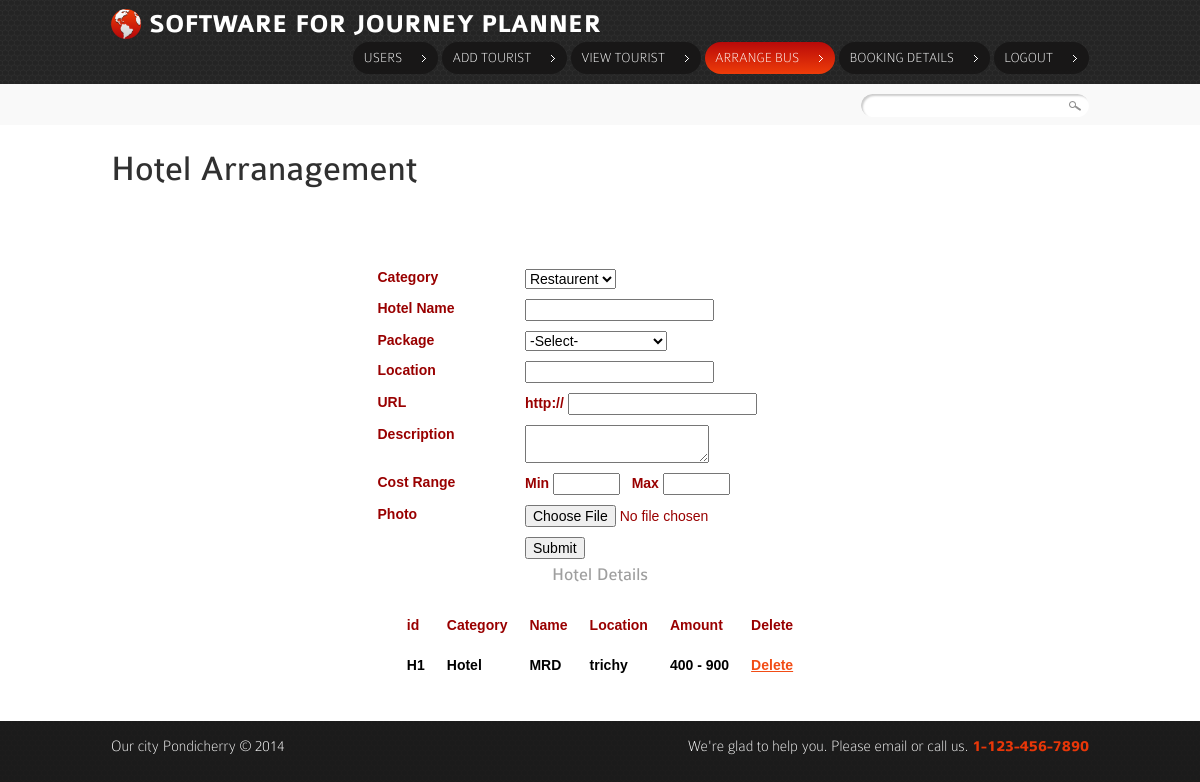
/arrange_hotel.php (signed in), run on the app's committed database.
### tables this page shows
CREATE TABLE `service_det` (
  `id` int(11) NOT NULL,
  `category` varchar(30) NOT NULL,
  `service` varchar(30) NOT NULL,
  `package` varchar(50) NOT NULL,
  `location` varchar(30) NOT NULL,
  `url_link` varchar(30) NOT NULL,
  `description` varchar(200) NOT NULL,
  `cost1` int(11) NOT NULL,
  `cost2` int(11) NOT NULL,
  `fname` varchar(100) NOT NULL,
  `star1` int(11) NOT NULL,
  `star2` int(11) NOT NULL,
  `star3` int(11) NOT NULL,
  `star4` int(11) NOT NULL,
  `rating` int(11) NOT NULL
);

### arrange_hotel.php (the view, shortened to what this page needs)
<!DOCTYPE html>
<html lang="en">
<head>
	<link rel="stylesheet" href="css/reset.css" type="text/css" media="all">
	<link rel="stylesheet" href="css/grid.css" type="text/css" media="all">
	<link rel="stylesheet" href="css/style.css" type="text/css" media="all">
</head>
<body>
	<header>
		<nav>
			<div class="container">
				<div class="wrapper">
					<h1><a href="index.php"><strong>SOFTWARE FOR JOURNEY PLANNER</strong></a></h1>
					<ul>
						<li><a href="view_details.php" >Users</a></li>
						<li><a href="add_tourist.php"  >Add Tourist</a></li>
						<li><a href="view_tour.php" >View Tourist</a></li>
						<li><a href="arrange_tour.php" class="current">Arrange Bus</a></li>
					<li><a href="view_bookedticket.php" >Booking Details</a></li>
								<li><a href="logout.php" >Logout</a></li>
					</ul>
			  </div>
			</div>
		</nav>
		<section class="adv-content">
			<div class="container">
				<ul class="breadcrumbs">
					<li></li>
				</ul>
				<form action="" id="search-form">
					<fieldset>
						<input type="text" value=""><input type="submit" value="" >
					</fieldset>
				</form>
			</div>
		</section><div class="ic"></div>
	</header>
	<section id="content">
		<div class="top">
			<div class="container">
				<h2>Hotel Arranagement </h2>
				<div align="center"><form name="form1" action="" method="post" enctype="multipart/form-data">
				  <p>&nbsp;</p>
				  <table width="455" height="198" border="0" cellpadding="5" cellspacing="0">
                    <tr>
                      <th width="141" scope="col">&nbsp;</th>
                      <th width="294" scope="col">&nbsp;</th>
                    </tr>
                    <tr>
                      <td>Category</td>
                      <td><select name="category">
                          <option>Restaurent</option>
                        </select>                      </td>
                    </tr>
                    <tr>
                      <td>Hotel Name </td>
                      <td><input type="text" name="service" /></td>
                    </tr>
                    <tr>
                      <td>Package</td>
                      <td><select name="package">
                        <option value="">-Select-</option>
                      </select></td>
                    </tr>
                    <tr>
                      <td>Location</td>
                      <td><input type="text" name="location" /></td>
                    </tr>
                    <tr>
                      <td>URL</td>
                      <td>http://
                        <input type="text" name="url_link" /></td>
                    </tr>
                    <tr>
                      <td>Description</td>
                      <td><textarea name="description"></textarea></td>
                    </tr>
                    <tr>
                      <td>Cost Range </td>
                      <td>Min
                        <input name="cost1" type="text" size="5" />
                        &nbsp;&nbsp;Max
                        <input name="cost2" type="text" size="5" /></td>
                    </tr>
                    <tr>
                      <td>Photo</td>
                      <td><input type="file" name="file" /></td>
                    </tr>
                    <tr>
                      <td>&nbsp;</td>
                      <td><input type="submit" name="btn" value="Submit" onClick="return validate" /></td>
                    </tr>
                  </table>
				</form>
<h3>Hotel  Details</h3>
	<table width="" border="1" cellpadding="10">
  <tr>
    <td> id</td>
    <td>Category</td>
    <td>Name </td>
    <td>Location</td>
    <td>Amount</td>
    <td>Delete</td>
  </tr>
  <?php
  $query = mysql_query("select * from service_det");
  while($res = mysql_fetch_array($query))
  {
  ?>
  <tr>
    <td><span class="style6">H<?php echo $res['id']; ?></span></td>
    <td><span class="style6"><?php echo $res['category']; ?></span></td>
    <td><span class="style6"><?php echo $res['service']; ?></span></td>
    <td><span class="style6"><?php echo $res['location']; ?></span></td>
    <td><span class="style6"><?php echo $res['cost1']; ?> - <?php echo $res['cost2']; ?></span></td>
    <td><span class="style6"><a href="arrange_tour.php?id=<?php echo $res['id']; ?>&act=del">Delete</a></span></td>
  </tr>
  <?php
  }
  ?>
</table>
</div>
			</div>
		</div>
	</section>
	<footer>
		<div class="container">
			<div class="wrapper">
				<div class="copy">Our city Pondicherry &copy; 2014</div>
				<address class="phone">
					We're glad to help you. Please email or call us. <strong>1-123-456-7890</strong>
				</address>
			</div>
		</div>
	</footer>
</body>
</html>

### css/grid.css (style rules this page uses)
.container { width: 978px; margin: 0 auto; position:relative; }

### css/style.css (style rules this page uses)
article, aside, audio, canvas, command, datalist, details, embed, figcaption, figure, footer, header, hgroup, keygen, meter, nav, output, progress, section, source, video { display:block }
body { background:url(../images/body-bg.gif) #1b1b1b;font-family:Arial, Helvetica, sans-serif;font-size:100%;line-height:1.125em;color:#9f9f9f }
html { min-width:980px }
html, body { height:100% }
.container { font-size:.75em; }
header { overflow:hidden;background:url(../images/header-pattern.gif) #1f1f1f }
#content .top { background:#fff;padding:29px 0 35px 0 }
.wrapper { width:100%;overflow:hidden }
input, select, textarea { font-family:Arial, Helvetica, sans-serif;font-size:1em;vertical-align:middle;font-weight:normal }
p { margin-bottom:1.5em }
a { color:#f24c15;outline:none }
h2 { font-size:36px;line-height:30px;color:#303030;font-weight:normal;font-family:'ColaborateRegular';font-weight:normal;margin-bottom:.7em }
h3 { font-size:18px;line-height:1.2em;font-family:'ColaborateRegular';font-weight:normal;margin-bottom:1em }
header h1 { background:url(../images/logo.png) no-repeat 0 0;padding:2px 0 0 38px;font-family:'ColaborateThinRegular';font-size:26px;line-height:1.2em;color:#fff;font-weight:normal;float:left }
header h1 a { color:#fff;text-decoration:none }
header h1 strong { font-family:'ColaborateBoldRegular';font-weight:normal }
header nav { padding:7px 0 10px 0 }
header nav ul { float:right;padding:2px 0 0 0 }
header nav ul li { float:left;padding-left:4px }
header nav ul li a { position:relative;float:left;font-size:14px;color:#fff;text-decoration:none;font-family:'ColaborateThinRegular';text-transform:uppercase;height:32px;line-height:32px;background-color:#181717;padding:0 36px 0 10px;border-radius:17px;-moz-border-radius:17px;-webkit-border-radius:17px }
header nav ul li a:hover, header nav ul li a.current { background-image:-moz-linear-gradient(top, #ee3c09, #b90a09); background-image:-webkit-gradient(linear,left bottom,left top,color-stop(0, #ee3c09),color-stop(1, #b90a09)); filter: progid:DXImageTransform.Microsoft.gradient(startColorstr='#ee3c09', endColorstr='#b90a09'); -ms-filter:"progid:DXImageTransform.Microsoft.gradient(startColorstr='#ee3c09', endColorstr='#b90a09')"; }
header nav ul li a:after { content:'';display:block;position:absolute;right:12px;top:13px;width:4px;height:7px;background:url(../images/arrow1.gif) no-repeat 0 0 }
header .adv-content { overflow:hidden;background:#f9f9f9;padding:10px 0 8px 0 }
header .breadcrumbs { float:left;padding:3px 0 0 10px }
header .breadcrumbs li { display:inline;color:#212121;padding-left:5px }
footer .container { color:#fff;font-size:16px;line-height:1.2em;padding:16px 0 16px 0;font-family:'ColaborateThinRegular'; }
footer .copy { float:left }
footer .phone { float:right;font-style:normal }
footer .phone strong { font-family:'ColaborateBoldRegular';font-weight:normal;color:#e83709 }
#search-form { float:right;position:relative }
#search-form fieldset { border:none }
#search-form input[type=text] { background:#fff;width:195px;border:none;border-radius:20px;-moz-border-radius:20px;-webkit-border-radius:20px;padding:4px 25px 5px 8px;box-shadow:rgba(0, 0, 0, .2) 2px 2px 2px inset;-moz-box-shadow:rgba(0, 0, 0, .2) 2px 2px 2px inset;-webkit-box-shadow:rgba(0, 0, 0, .2) 2px 2px 2px inset;background:url(../images/search-bg.gif) no-repeat 100% 7px #fff }
#search-form input[type=submit] { width:20px;height:20px;position:absolute;right:5px;top:0;border:none;background:none;cursor:pointer }

### arrange_hotel.php (style rules this page uses)
td { color:#990000; font-size:14px; font-stretch:expanded; font-weight:800; }
tr { margin-bottom:30px; }
.style6 { color: #000000; font-size: 14px; }

### data on the page
service_det: id "1", category "Hotel", service "MRD", location "trichy", cost1 "400", cost2 "900"
